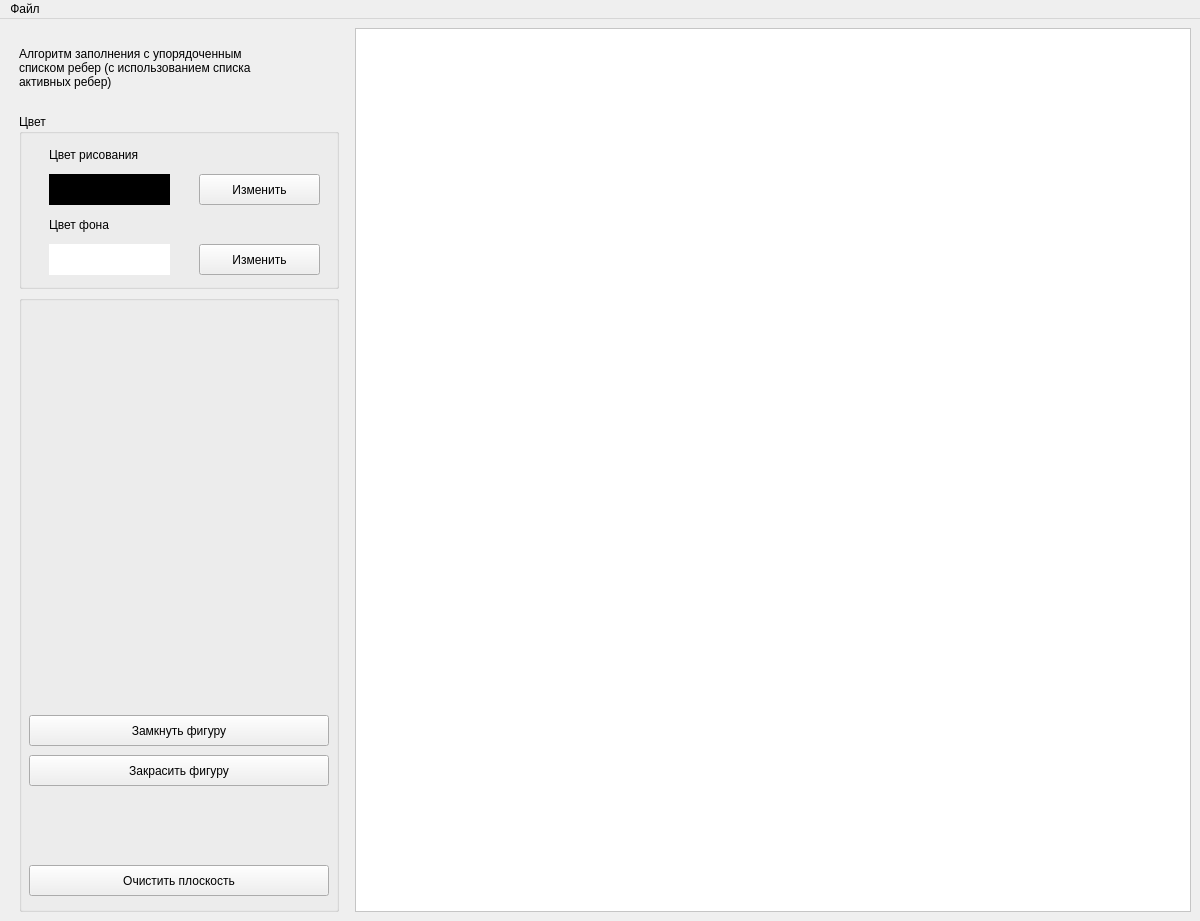
<?xml version="1.0" encoding="UTF-8"?>
<ui version="4.0">
 <class>mainWindow</class>
 <widget class="QMainWindow" name="mainWindow">
  <property name="geometry">
   <rect>
    <x>0</x>
    <y>0</y>
    <width>1200</width>
    <height>921</height>
   </rect>
  </property>
  <property name="minimumSize">
   <size>
    <width>1200</width>
    <height>921</height>
   </size>
  </property>
  <property name="windowTitle">
   <string>Лабораторная работа №5</string>
  </property>
  <widget class="QWidget" name="centralwidget">
   <layout class="QHBoxLayout" name="horizontalLayout_3">
    <item>
     <layout class="QVBoxLayout" name="verticalLayout">
      <property name="leftMargin">
       <number>10</number>
      </property>
      <property name="rightMargin">
       <number>10</number>
      </property>
      <item>
       <widget class="QLabel" name="label">
        <property name="minimumSize">
         <size>
          <width>320</width>
          <height>0</height>
         </size>
        </property>
        <property name="maximumSize">
         <size>
          <width>320</width>
          <height>80</height>
         </size>
        </property>
        <property name="text">
         <string>&lt;html&gt;&lt;head/&gt;&lt;body&gt;&lt;p&gt;Алгоритм заполнения с упорядоченным&lt;br/&gt;списком ребер (с использованием списка&lt;br/&gt;активных ребер)&lt;/p&gt;&lt;/body&gt;&lt;/html&gt;</string>
        </property>
       </widget>
      </item>
      <item>
       <widget class="QGroupBox" name="groupBox_2">
        <property name="minimumSize">
         <size>
          <width>320</width>
          <height>175</height>
         </size>
        </property>
        <property name="maximumSize">
         <size>
          <width>320</width>
          <height>175</height>
         </size>
        </property>
        <property name="title">
         <string>Цвет</string>
        </property>
        <widget class="QLabel" name="label_3">
         <property name="geometry">
          <rect>
           <x>30</x>
           <y>30</y>
           <width>141</width>
           <height>21</height>
          </rect>
         </property>
         <property name="text">
          <string>Цвет рисования</string>
         </property>
        </widget>
        <widget class="QLabel" name="label_4">
         <property name="geometry">
          <rect>
           <x>30</x>
           <y>100</y>
           <width>101</width>
           <height>21</height>
          </rect>
         </property>
         <property name="text">
          <string>Цвет фона</string>
         </property>
        </widget>
        <widget class="QPushButton" name="changePenColorBtn">
         <property name="geometry">
          <rect>
           <x>180</x>
           <y>60</y>
           <width>121</width>
           <height>31</height>
          </rect>
         </property>
         <property name="text">
          <string>Изменить</string>
         </property>
        </widget>
        <widget class="QPushButton" name="changeBackgroundColorBtn">
         <property name="geometry">
          <rect>
           <x>180</x>
           <y>130</y>
           <width>121</width>
           <height>31</height>
          </rect>
         </property>
         <property name="text">
          <string>Изменить</string>
         </property>
        </widget>
        <widget class="QLabel" name="PenColor">
         <property name="geometry">
          <rect>
           <x>30</x>
           <y>60</y>
           <width>121</width>
           <height>31</height>
          </rect>
         </property>
         <property name="styleSheet">
          <string notr="true">background: black</string>
         </property>
         <property name="text">
          <string/>
         </property>
        </widget>
        <widget class="QLabel" name="backgroundColor">
         <property name="geometry">
          <rect>
           <x>30</x>
           <y>130</y>
           <width>121</width>
           <height>31</height>
          </rect>
         </property>
         <property name="styleSheet">
          <string notr="true">background: white</string>
         </property>
         <property name="text">
          <string/>
         </property>
        </widget>
       </widget>
      </item>
      <item>
       <widget class="QGroupBox" name="groupBox">
        <property name="maximumSize">
         <size>
          <width>320</width>
          <height>16777215</height>
         </size>
        </property>
        <property name="title">
         <string/>
        </property>
        <widget class="QPushButton" name="paintShapeBtn">
         <property name="geometry">
          <rect>
           <x>10</x>
           <y>460</y>
           <width>300</width>
           <height>31</height>
          </rect>
         </property>
         <property name="minimumSize">
          <size>
           <width>300</width>
           <height>31</height>
          </size>
         </property>
         <property name="text">
          <string>Закрасить фигуру</string>
         </property>
        </widget>
        <widget class="QPushButton" name="closeShapeBtn">
         <property name="geometry">
          <rect>
           <x>10</x>
           <y>420</y>
           <width>300</width>
           <height>31</height>
          </rect>
         </property>
         <property name="minimumSize">
          <size>
           <width>300</width>
           <height>31</height>
          </size>
         </property>
         <property name="text">
          <string>Замкнуть фигуру</string>
         </property>
        </widget>
        <widget class="QPushButton" name="clearBtn">
         <property name="geometry">
          <rect>
           <x>10</x>
           <y>570</y>
           <width>300</width>
           <height>31</height>
          </rect>
         </property>
         <property name="minimumSize">
          <size>
           <width>300</width>
           <height>31</height>
          </size>
         </property>
         <property name="maximumSize">
          <size>
           <width>300</width>
           <height>31</height>
          </size>
         </property>
         <property name="text">
          <string>Очистить плоскость</string>
         </property>
        </widget>
       </widget>
      </item>
     </layout>
    </item>
    <item>
     <widget class="QGraphicsView" name="graphicsView">
      <property name="sizePolicy">
       <sizepolicy hsizetype="Expanding" vsizetype="Expanding">
        <horstretch>0</horstretch>
        <verstretch>0</verstretch>
       </sizepolicy>
      </property>
      <property name="styleSheet">
       <string notr="true">background:white</string>
      </property>
     </widget>
    </item>
   </layout>
  </widget>
  <widget class="QMenuBar" name="menubar">
   <property name="geometry">
    <rect>
     <x>0</x>
     <y>0</y>
     <width>1200</width>
     <height>22</height>
    </rect>
   </property>
   <widget class="QMenu" name="menu">
    <property name="title">
     <string>Файл</string>
    </property>
    <addaction name="action"/>
   </widget>
   <addaction name="menu"/>
  </widget>
  <action name="action">
   <property name="text">
    <string>Загрузить данные</string>
   </property>
  </action>
 </widget>
 <resources/>
 <connections/>
</ui>
